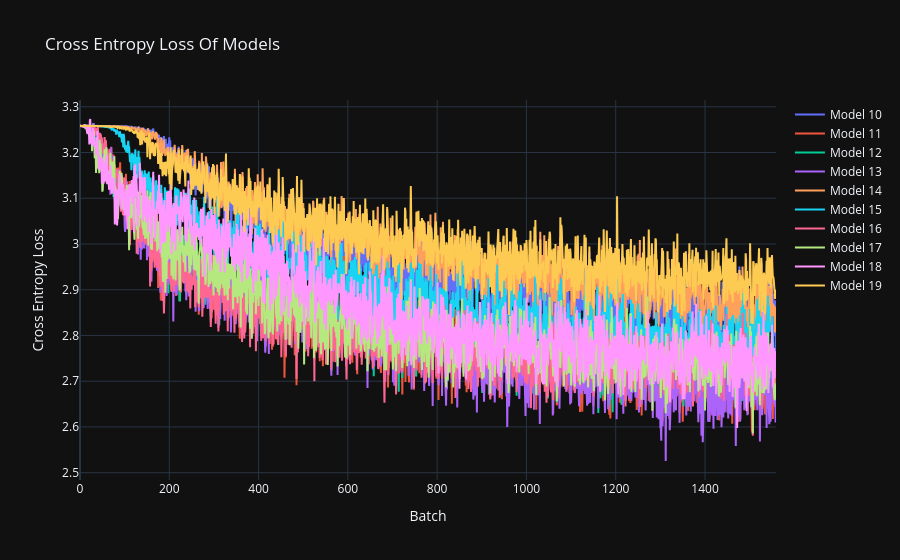

Notebook code for this chart:
### Code cell
visualise_losses(list(range(10, 20)))

### Figure 1 — Plotly figure (JSON) as saved in the notebook; plotly's stock layout.template omitted (floating-point values rounded to 4 significant figures; data arrays with more than 128 entries replaced by an {"elided": "..."} marker saying what was removed)
{"data": [{"mode": "lines", "name": "Model 10", "type": "scatter", "x": {"elided": "1560 int values"}, "y": {"elided": "1560 float values"}}, {"mode": "lines", "name": "Model 11", "type": "scatter", "x": {"elided": "1560 int values"}, "y": {"elided": "1560 float values"}}, {"mode": "lines", "name": "Model 12", "type": "scatter", "x": {"elided": "1560 int values"}, "y": {"elided": "1560 float values"}}, {"mode": "lines", "name": "Model 13", "type": "scatter", "x": {"elided": "1560 int values"}, "y": {"elided": "1560 float values"}}, {"mode": "lines", "name": "Model 14", "type": "scatter", "x": {"elided": "1560 int values"}, "y": {"elided": "1560 float values"}}, {"mode": "lines", "name": "Model 15", "type": "scatter", "x": {"elided": "1560 int values"}, "y": {"elided": "1560 float values"}}, {"mode": "lines", "name": "Model 16", "type": "scatter", "x": {"elided": "1560 int values"}, "y": {"elided": "1560 float values"}}, {"mode": "lines", "name": "Model 17", "type": "scatter", "x": {"elided": "1560 int values"}, "y": {"elided": "1560 float values"}}, {"mode": "lines", "name": "Model 18", "type": "scatter", "x": {"elided": "1560 int values"}, "y": {"elided": "1560 float values"}}, {"mode": "lines", "name": "Model 19", "type": "scatter", "x": {"elided": "1560 int values"}, "y": {"elided": "1560 float values"}}], "layout": {"title": {"text": "Cross Entropy Loss Of Models"}, "xaxis": {"title": {"text": "Batch"}}, "yaxis": {"title": {"text": "Cross Entropy Loss"}}}}
